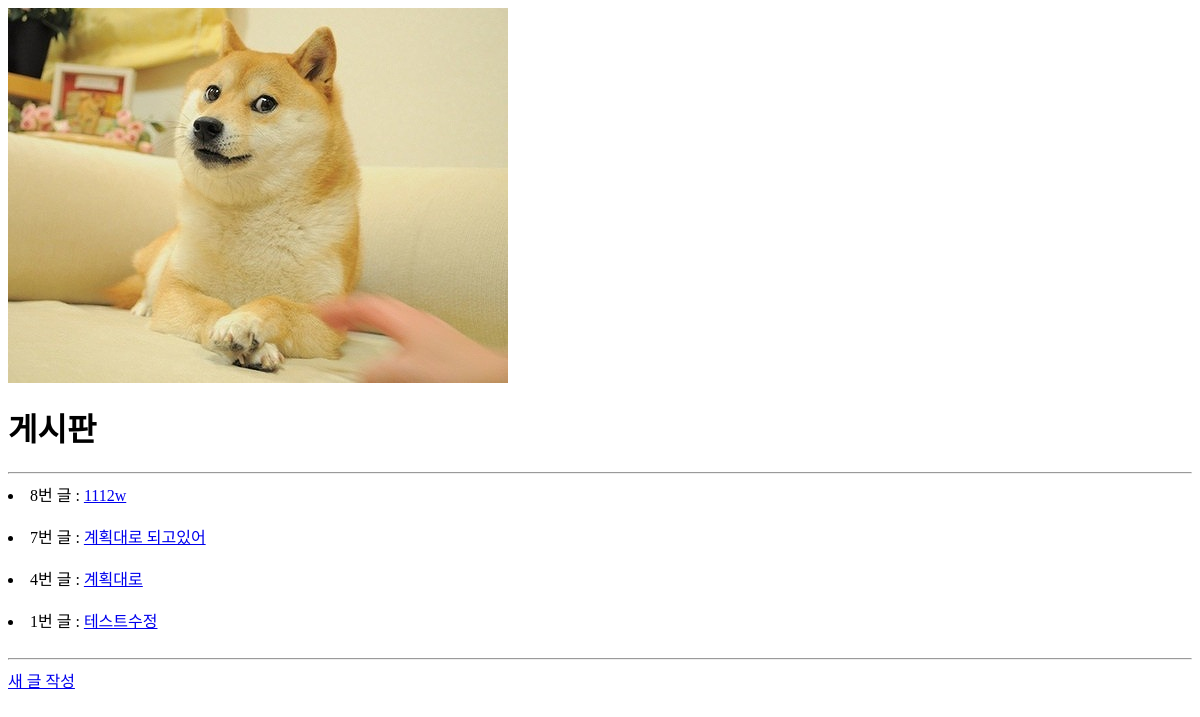
/boards/, run on an earlier commit of the app's database.
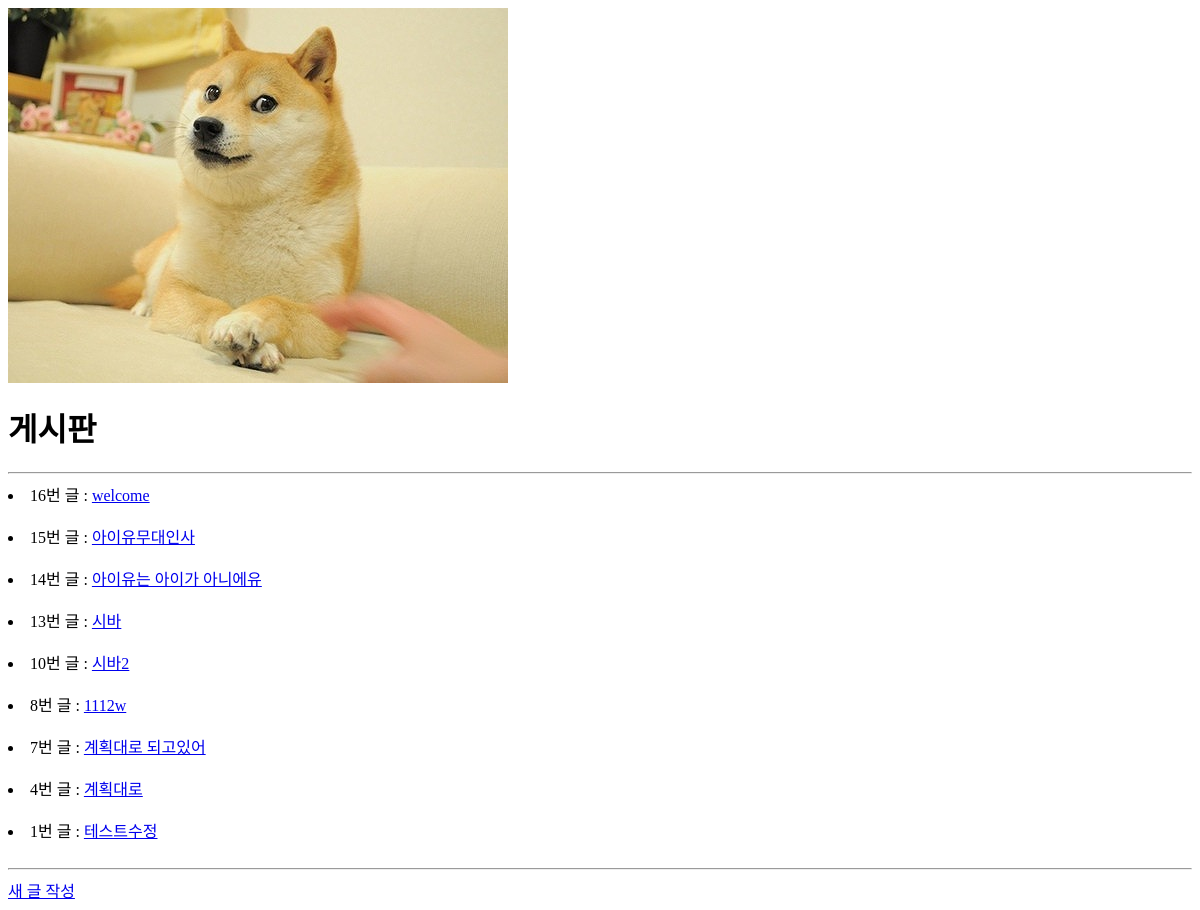
And on a later commit of the database.
### boards/models.py (models this page shows, shortened)
class Board(models.Model):
    title = models.CharField(max_length = 10)
    content = models.TextField()
    image = models.ImageField(blank=True)
    created_at = models.DateTimeField(auto_now_add=True)
    updated_at = models.DateTimeField(auto_now_add=True)

### boards/views.py (the view)
# urls.py: path('', views.index, name='index'), # boards/  , name으로 지정해서 쓰면 url에서 통째로 관리하기 유용하다.
def index(request):
    boards = Board.objects.order_by('-id')
    return render(request, 'boards/index.html', {'boards' : boards})

### boards/templates/boards/index.html (shortened to what this page needs)
{% load static %}
<img src="{% static '시바.jpg' %}" alt ="시바">
<h1>게시판</h1>
<hr>
{% for board in boards %}
<li>{{board.pk}}번 글 : <a href = "{% url 'boards:detail' board.pk %}">{{ board.title }}</a></li>
{% endfor %}
<hr>
<a href ="{% url 'boards:new' %}">새 글 작성</a>

What changed in the data, as far as the page shows it:
added Board: pk "16", title "welcome"
added Board: pk "15", title "아이유무대인사"
added Board: pk "14", title "아이유는 아이가 아니에유"
added Board: pk "13", title "시바"
added Board: pk "10", title "시바2"
